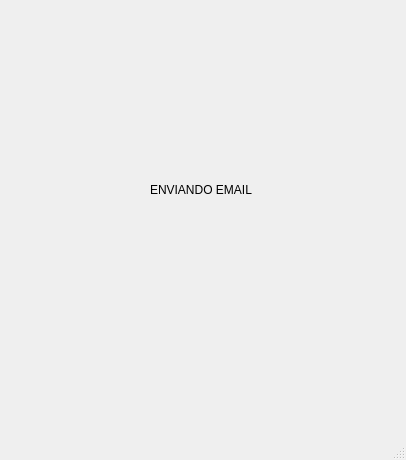
<?xml version="1.0" encoding="UTF-8"?>
<ui version="4.0">
 <class>MainWindow</class>
 <widget class="QMainWindow" name="MainWindow">
  <property name="geometry">
   <rect>
    <x>0</x>
    <y>0</y>
    <width>406</width>
    <height>460</height>
   </rect>
  </property>
  <property name="windowTitle">
   <string>MainWindow</string>
  </property>
  <widget class="QWidget" name="centralwidget">
   <widget class="QLabel" name="label">
    <property name="geometry">
     <rect>
      <x>150</x>
      <y>180</y>
      <width>211</width>
      <height>20</height>
     </rect>
    </property>
    <property name="text">
     <string>ENVIANDO EMAIL</string>
    </property>
   </widget>
  </widget>
  <widget class="QMenuBar" name="menubar">
   <property name="geometry">
    <rect>
     <x>0</x>
     <y>0</y>
     <width>406</width>
     <height>21</height>
    </rect>
   </property>
  </widget>
  <widget class="QStatusBar" name="statusbar"/>
 </widget>
 <resources/>
 <connections/>
</ui>
